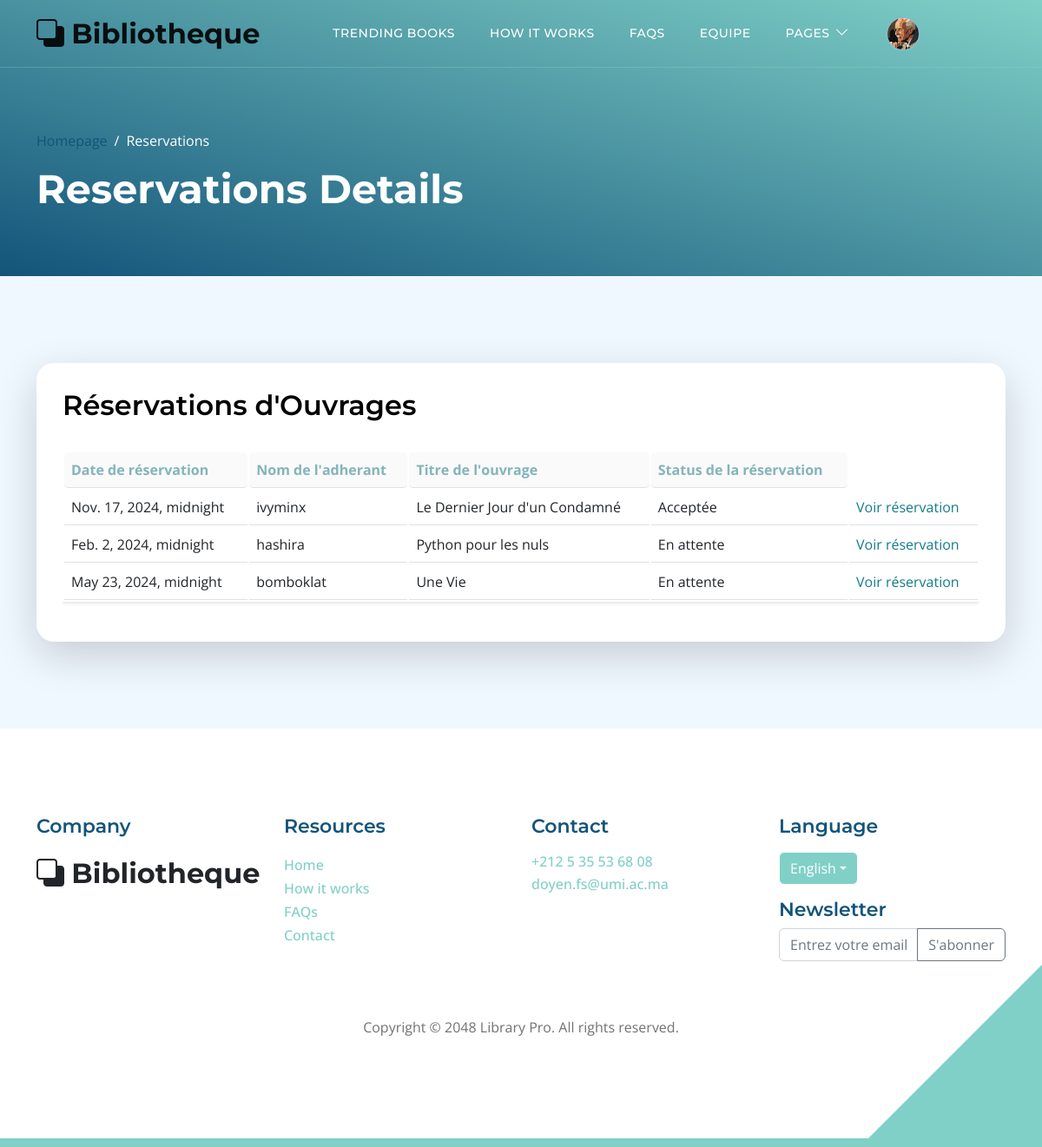
Before: /list_reservations/ (signed in) with the older database file.
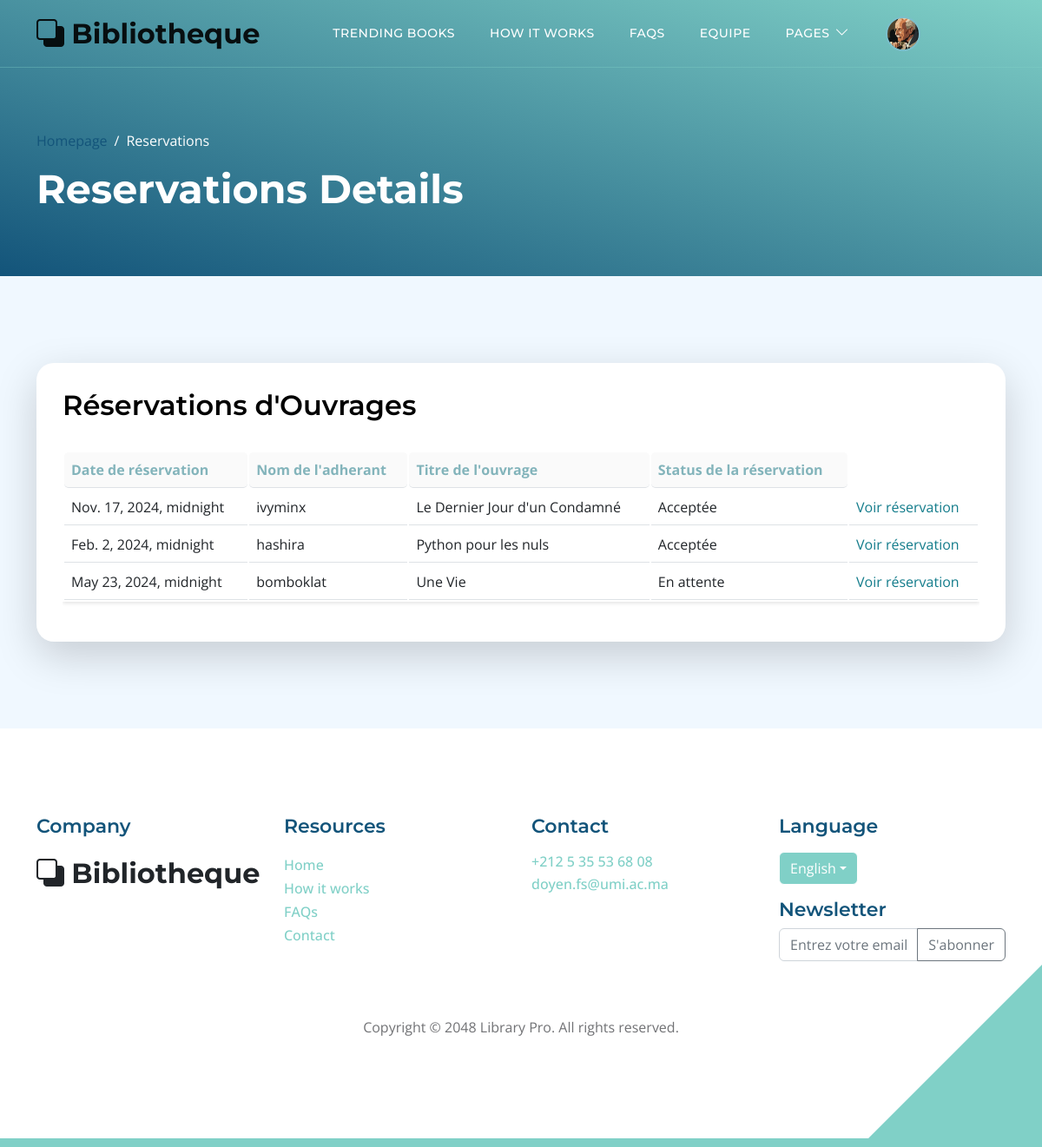
After: the same page with the newer database file.
### ouvrages/models.py (models this page shows, shortened)
class Reservation(models.Model):
    id = models.UUIDField(default=uuid.uuid4, unique=True, primary_key=True, editable=False)
    date_demande =  models.DateTimeField(auto_now_add=True)
    date_reservation = models.DateTimeField()
    owner = models.ForeignKey(Profile, on_delete=models.CASCADE, null=True, blank=True)
    ouvrage = models.ForeignKey('Ouvrage', on_delete=models.CASCADE, null=True)  # Lier à Ouvrage
    STATUT_CHOICES = (
        ('en_attente', 'En attente'),
        ('acceptee', 'Acceptée'),
        ('refusee', 'Refusée'),
    )
    statut = models.CharField(max_length=20, choices=STATUT_CHOICES, default='en_attente')
    date_retour_prevue = models.DateField(null=True, blank=True)

class Ouvrage(models.Model):
    id = models.UUIDField(default=uuid.uuid4, unique=True, primary_key=True, editable=False)
    titre = models.CharField(max_length=200)
    auteurs = models.ManyToManyField('Auteur', blank=True)
    featured_image = models.ImageField(null=True, blank=True, default="default.jpg")
    description = models.TextField(blank=True)
    categories = models.ManyToManyField('Categorie', blank=True)
    recommended = models.BooleanField(default=False, blank=True)
    exemplaires_total = models.IntegerField(default=0, null=True, blank=True)
    vote_total = models.IntegerField(default=0, null=True, blank=True)
    vote_ratio = models.IntegerField(default=0, null=True, blank=True)
    date_achat = models.DateTimeField(auto_now_add=True)
    def __str__(self):
        return self.titre

### adherants/models.py (models this page shows, shortened)
class Profile(models.Model):
    user = models.OneToOneField(User, on_delete=models.CASCADE, null=True, blank=True)
    prenom = models.CharField(max_length=255, blank=True, null=True)
    nom = models.CharField(max_length=255, blank=True, null=True)
    email = models.EmailField(max_length=500, blank=True, null=True)
    username = models.CharField(max_length=200, blank=True, null=True)
    CNI = models.CharField(max_length=200, blank=True, null=True)
    profile_image = models.ImageField(null=True, blank=True, upload_to='profiles/', default="profiles/user-default.png")
    departement = models.CharField(max_length=200, blank=True, null=True)
    filiere = models.CharField(max_length=200, blank=True, null=True)
    CNE = models.CharField(max_length=200, blank=True, null=True)
    semestre = models.CharField(max_length=200, blank=True, null=True)
    sexe = models.CharField(max_length=200, blank=True, null=True)
    phonenumber = models.CharField(max_length=200, blank=True, null=True)
    created = models.DateTimeField(auto_now_add=True)
    id = models.UUIDField(default=uuid.uuid4, unique=True,
                          primary_key=True, editable=False)

### ouvrages/views.py (the view)
# urls.py: path('list_reservations/', views.list_reservations, name='list_reservations'),
def list_reservations(request):
    reservations = Reservation.objects.all()
    return render(request, 'ouvrages/list_reservations.html', {'reservations': reservations})

### ouvrages/templates/ouvrages/list_reservations.html (shortened to what this page needs)
{% extends 'main.html' %}
{% block content %}
{% load static %}
<header class="site-header d-flex flex-column justify-content-center align-items-center">
    <div class="container">
        <div class="row align-items-center">
            <div class="col-lg-12 col-12">
                <nav aria-label="breadcrumb">
                    <ol class="breadcrumb">
                        <li class="breadcrumb-item"><a href="{% url 'ouvrages:index' %}">Homepage</a></li>
                        <li class="breadcrumb-item active" aria-current="page">Reservations</li>
                    </ol>
                </nav>
                <h2 class="text-white">Reservations Details</h2>
            </div>
        </div>
    </div>
</header>
<section class="section-bg section-padding">
    <div class="container">
        <div class="row">
            <div class="col-lg-12 col-12">
                <div class="custom-block bg-white shadow-lg">
                    <div class="d-flex justify-content-between align-items-center mb-4">
                        <h3 class="section-title">Réservations d'Ouvrages</h3>
                    </div>
                    <div class="table-responsive">
                        <table class="table ">
                            <thead >
                                <tr class="th">
                                    <th class="th">Date de réservation</th>
                                    <th class="th">Nom de l'adherant</th>
                                    <th class="th" >Titre de l'ouvrage</th>
                                    <th class="th" >Status de la réservation</th>
                                </tr>
                            </thead>
                            <tbody>
                                {% for reservation in reservations %}
                                <tr>
                                    <td>{{ reservation.date_reservation }}</td>
                                    <td>{{ reservation.owner.username }}</td>
                                    <td>{{ reservation.ouvrage }}</td>
                                    <td>{{ reservation.get_statut_display }}</td>
                                    <td ><a href="{% url 'ouvrages:reservation_detail' reservation.id%}" style="color: #137C8B;">Voir réservation</a></td>
                                </tr>
                                {% empty %}
                                <tr>
                                    <td colspan="3" class="text-center">Aucune réservation disponible</td>
                                </tr>
                                {% endfor %}
                            </tbody>
                        </table>
                    </div>
                </div>
            </div>
        </div>
    </div>
</section>
{% endblock content%}

Changed rows visible on the page:
changed Reservation "Feb. 2, 2024, midnight": statut "En attente" → "Acceptée"
